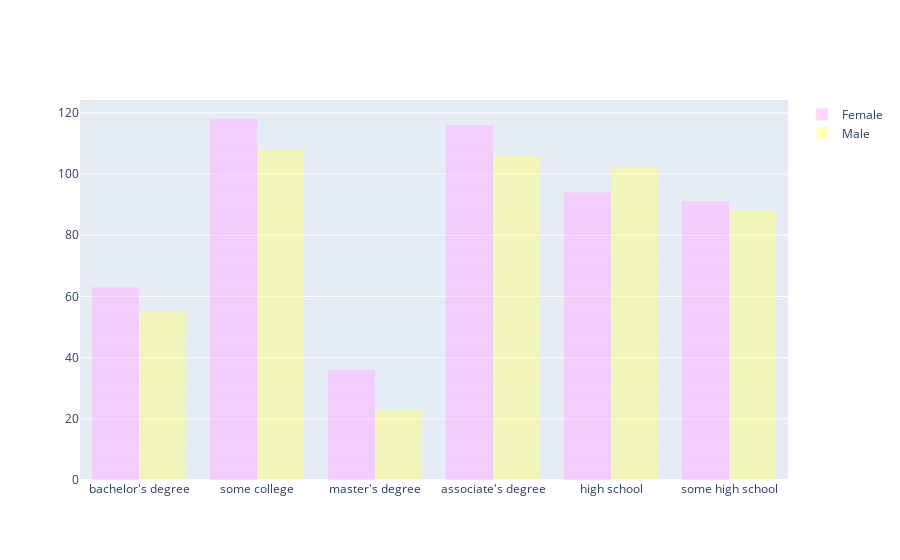

Notebook cell for this chart:
### Code cell
data=pd.read_csv('https://raw.githubusercontent.com/benvictoria21/pandas/master/dataset/StudentsPerformance.csv')
data_female=data[data['gender']=='female']
data_male=data[data['gender']=='male']

trace1=go.Bar(
    x=data_female['parental level of education'],
    y=data_female.value_counts(),
    name='Female',
    marker=dict(color='rgba(255,174,255,0.5)',line=dict(color='rgb(0,0,0)',width=0.01)),
)

trace2=go.Bar(
    x=data_male['parental level of education'],
    y=data_male.value_counts(),
    name='Male',
    marker=dict(color='rgba(255,255,128,0.5)',line=dict(color='rgba(0,0,0)',width=0.01)),
)

data=[trace1,trace2]
layout=go.Layout(barmode='group')
fig=go.Figure(data=data,layout=layout)
iplot(fig)

### Figure 1 — Plotly figure (JSON) as saved in the notebook; plotly's stock layout.template omitted (floating-point values rounded to 4 significant figures; data arrays with more than 128 entries replaced by an {"elided": "..."} marker saying what was removed)
{"data": [{"marker": {"color": "rgba(255,174,255,0.5)", "line": {"color": "rgb(0,0,0)", "width": 0.01}}, "name": "Female", "type": "bar", "x": {"elided": "518 str values"}, "y": {"elided": "518 int values"}}, {"marker": {"color": "rgba(255,255,128,0.5)", "line": {"color": "rgba(0,0,0)", "width": 0.01}}, "name": "Male", "type": "bar", "x": {"elided": "482 str values"}, "y": {"elided": "482 int values"}}], "layout": {"barmode": "group"}}
